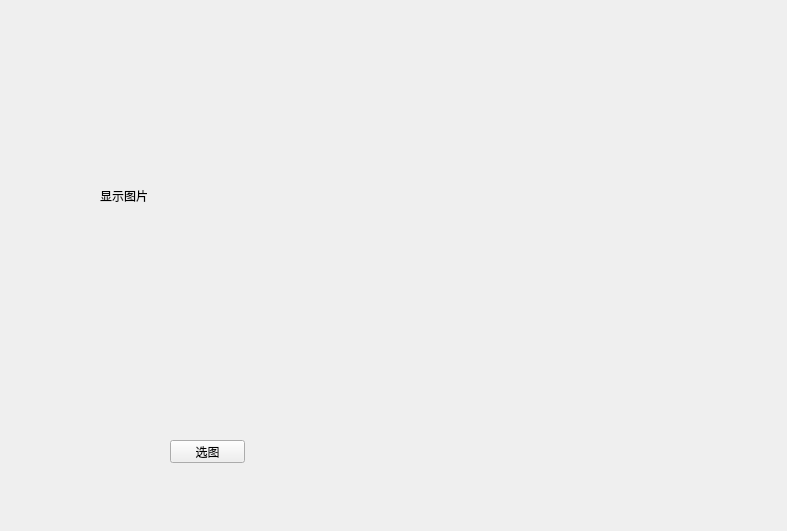
<?xml version="1.0" encoding="UTF-8"?>
<ui version="4.0">
 <class>Form</class>
 <widget class="QWidget" name="Form">
  <property name="geometry">
   <rect>
    <x>0</x>
    <y>0</y>
    <width>787</width>
    <height>531</height>
   </rect>
  </property>
  <property name="windowTitle">
   <string>Form</string>
  </property>
  <widget class="QLabel" name="label">
   <property name="geometry">
    <rect>
     <x>100</x>
     <y>50</y>
     <width>431</width>
     <height>291</height>
    </rect>
   </property>
   <property name="text">
    <string>显示图片</string>
   </property>
  </widget>
  <widget class="QPushButton" name="pushButton">
   <property name="geometry">
    <rect>
     <x>170</x>
     <y>440</y>
     <width>75</width>
     <height>23</height>
    </rect>
   </property>
   <property name="text">
    <string>选图</string>
   </property>
  </widget>
 </widget>
 <resources/>
 <connections/>
</ui>
